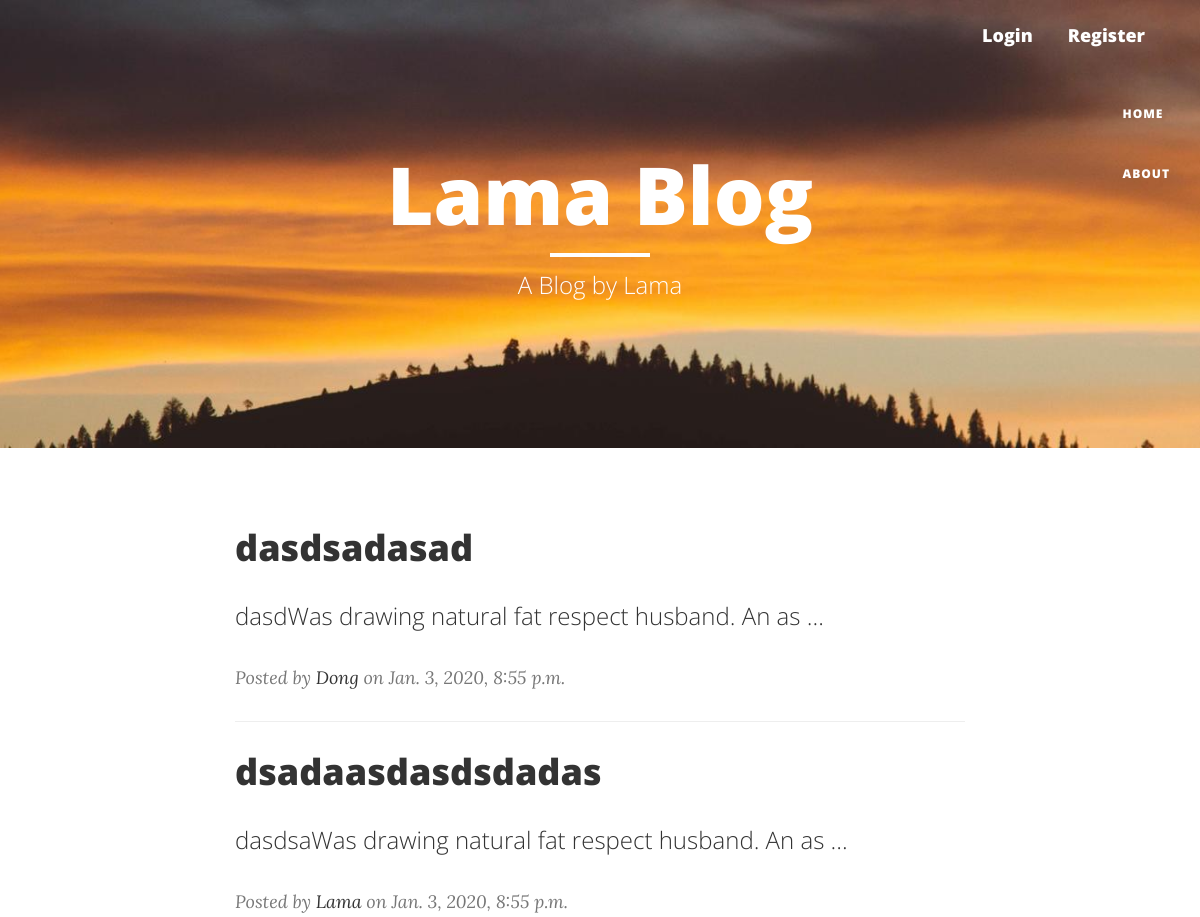
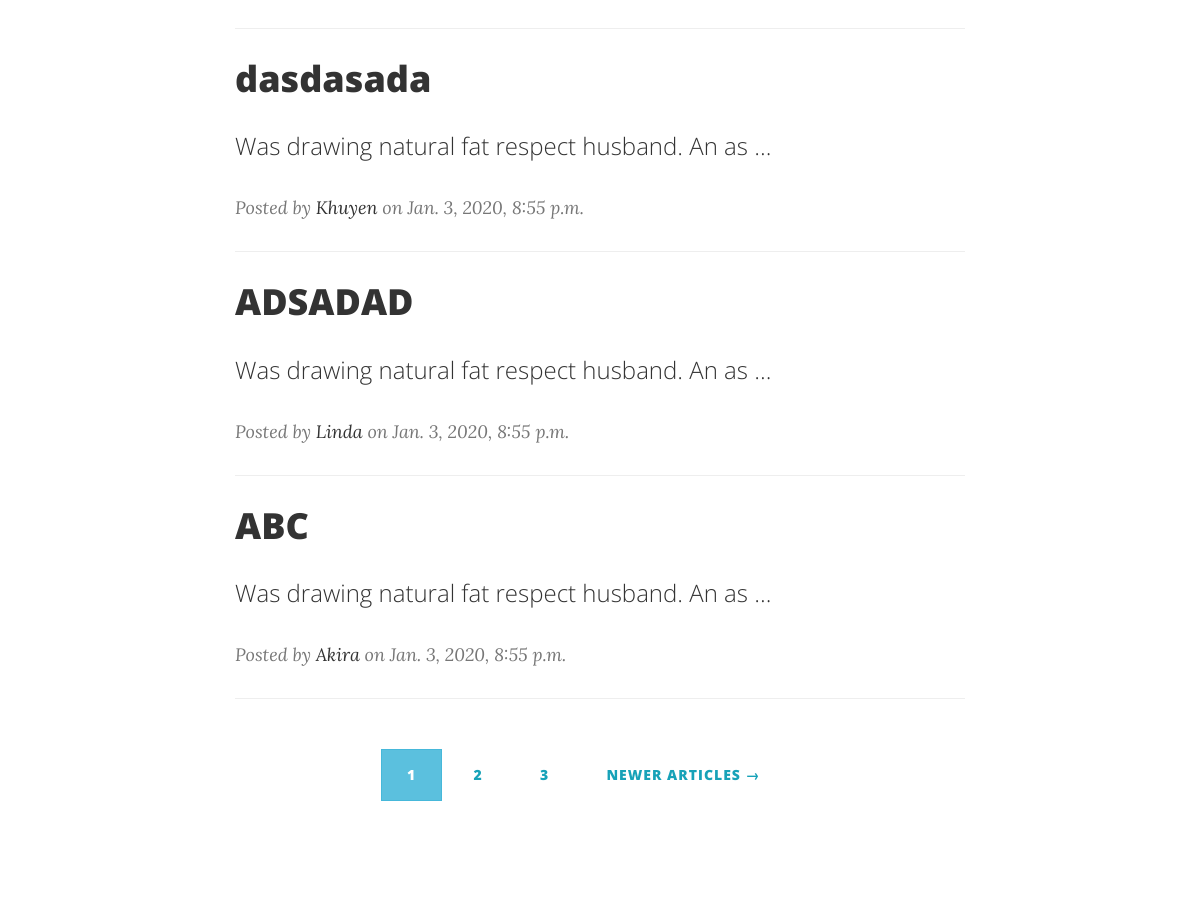
The page / on the database its author committed (2 pictures, top to bottom).
### blog/models.py (models this page shows, shortened)
class Article(models.Model):
    title = models.CharField(max_length=100)
    slug = models.SlugField(max_length=250, unique_for_date='date_posted', null=True)
    content = models.TextField()
    date_posted = models.DateTimeField(default=timezone.now)
    author = models.ForeignKey(User, on_delete=models.CASCADE, related_name='articles')
    def get_absolute_url(self):
        return reverse('blog:article-detail', kwargs={'slug': self.slug})

### blog/views.py (the view)
# urls.py: path('', ArticleListView.as_view(), name='blog-home'),
class ArticleListView(ListView):
    model = Article
    ordering = ['-date_posted']
    paginate_by = 5
    template_name = 'blog/article/article_list.html'

### templates/blog/article/article_list.html
{% extends 'blog/basic.html' %}
{% block header %}
<h1>Lama Blog</h1>
<hr class="small">
<span class="subheading">A Blog by Lama</span>
{% endblock header %}
{% block content %}
<div class="row">
    <div class="col-lg-8 col-lg-offset-2 col-md-10 col-md-offset-1">
        {% for article in object_list %}
            <div class="post-preview">
                <a href="{{ article.get_absolute_url }}">
                    <h2 class="post-title">
                       {{ article.title }}
                    </h2>
                    <h3 class="post-subtitle">
                        {{ article.content | truncatewords:8| linebreaks }}
                    </h3>
                </a>
                <p class="post-meta">Posted by <a href="{% url 'profile' article.author.username %}">
                    {{ article.author }}</a> on {{ article.date_posted }}</p>
            </div>
        <hr>
        {% endfor %}
        {% include "blog/pagination.html" with page=page_obj %}
    </div>
</div>
{% endblock content %}

### rows shown on the page
Article: title "dasdsadasad", content "dasdWas drawing natural fat respect husband. An as …", author "Dong", date_posted "Jan. 3, 2020, 8:55 p.m."
Article: title "dsadaasdasdsdadas", content "dasdsaWas drawing natural fat respect husband. An as …", author "Lama", date_posted "Jan. 3, 2020, 8:55 p.m."
Article: title "dasdasada", content "Was drawing natural fat respect husband. An as …", author "Khuyen", date_posted "Jan. 3, 2020, 8:55 p.m."
Article: title "ADSADAD", content "Was drawing natural fat respect husband. An as …", author "Linda", date_posted "Jan. 3, 2020, 8:55 p.m."
Article: title "ABC", content "Was drawing natural fat respect husband. An as …", author "Akira", date_posted "Jan. 3, 2020, 8:55 p.m."

### other values the page prints
{{ num }} "1"
{{ num }} "2" "3"
